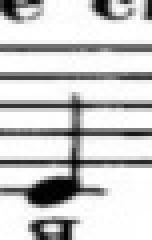
#> input picture Dataset/ClassesNPZ/Classes/0_piece_3.jpg, 38 x 60 px (shown 4 times larger); its folder holds only this picture in this run
$ python ClassesNPZ.py
#> lines starting #> are read from the running program, lines starting #| are printed output that depends on the picture
#> further down, img is the input picture: shape (60, 38); min 0, max 255, mean 202.1
import os
import cv2

folder = "Classes"
notes = ["", "4", "28", "2", "ск", "4/4", "4п", "2/4"]

X = []
y = []

def resize_with_padding_white(img, target_w, target_h):
#> called with target_w = 152, target_h = 52
    h, w = img.shape[:2]
#> h = 60; w = 38

    scale = min(target_w / w, target_h / h)
#> scale = 0.867
    new_w = int(w * scale)
#> new_w = 32
    new_h = int(h * scale)
#> new_h = 52

    resized = cv2.resize(img, (new_w, new_h), interpolation=cv2.INTER_AREA)
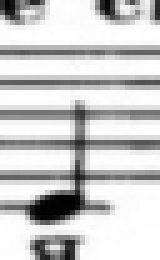
#> resized: shape (52, 32) (shown 5 times larger); min 1, max 255, mean 202.1

    top = (target_h - new_h) // 2
#> top = 0
    bottom = target_h - new_h - top
#> bottom = 0
    left = (target_w - new_w) // 2
#> left = 60
    right = target_w - new_w - left
#> right = 60

    padded = cv2.copyMakeBorder(resized, top, bottom, left, right, borderType=cv2.BORDER_CONSTANT, value=255)
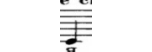
#> padded: shape (52, 152); min 1, max 255, mean 243.9

    return padded

for filename in os.listdir(folder):
    if filename.lower().endswith(".jpg"):
        img_path = os.path.join(folder, filename)

        base = os.path.splitext(filename)[0]
        txt_path = os.path.join(folder, f"{base}.txt")

        answers = [0.0] * 8

        if os.path.exists(txt_path):
            with open(txt_path, "r", encoding="utf-8") as f:
                content = f.read().replace("\n", "").replace("\r", "")

                if content == "брак":
                    continue

                answers[notes.index(content)] = 1.0

        y.append(answers)

        print(answers)

        img = cv2.imread(img_path, cv2.IMREAD_GRAYSCALE)
        img = resize_with_padding_white(img, 152, 52)
        img = cv2.normalize(img, None, 0, 255, cv2.NORM_MINMAX)
#> img: shape (52, 152)
        img = 255 - img
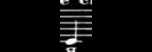
#> img: shape (52, 152); min 0, max 255, mean 11.2

        img_list = img.astype(float).tolist()
#> img_list = 52 items
        img_list = [[pixel / 255.0 for pixel in row] for row in img_list]
        X.append([img_list])

print(len(X), len(X[0]), len(X[0][0]))
#| 1 1 52

import numpy as np
np.savez("classes(152, 52, 2v).npz", images=X, answers=y)

print("Датасет сохранён как pages200(Smoll).npz")
print("Картинок:", len(X))
#| Картинок: 1

$ run again, on Dataset/ClassesNPZ/Classes/11_piece_3.jpg
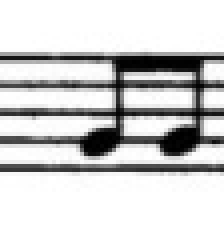
#> input picture Dataset/ClassesNPZ/Classes/11_piece_3.jpg, 56 x 60 px (shown 4 times larger)
#> img is the input picture: shape (60, 56); min 0, max 255, mean 206.7
#> in resize_with_padding_white, `padded = cv2.copyMakeBorder(resized, top, bottom, left, right, borderT..`:
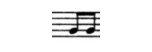
#> padded: shape (52, 152); min 0, max 255, mean 239.8
#> `img = 255 - img`:
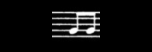
#> img: shape (52, 152); min 0, max 255, mean 15.2
#> img_list = 52 items
#| 1 1 52
#| Картинок: 1
